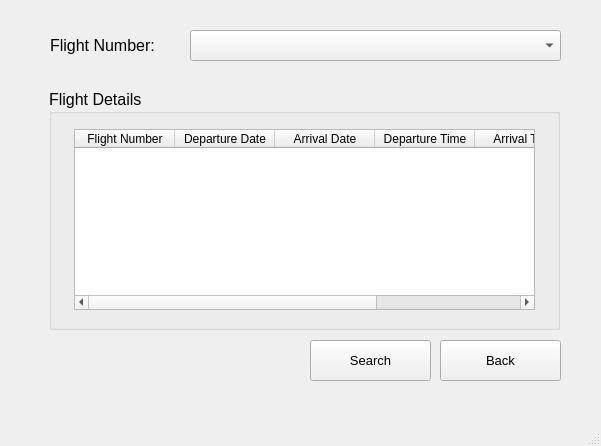
<?xml version="1.0" encoding="UTF-8"?>
<ui version="4.0">
 <class>MainWindow</class>
 <widget class="QMainWindow" name="MainWindow">
  <property name="geometry">
   <rect>
    <x>0</x>
    <y>0</y>
    <width>601</width>
    <height>446</height>
   </rect>
  </property>
  <property name="windowTitle">
   <string>MainWindow</string>
  </property>
  <widget class="QWidget" name="centralwidget">
   <widget class="QGroupBox" name="groupBox">
    <property name="geometry">
     <rect>
      <x>49</x>
      <y>89</y>
      <width>511</width>
      <height>241</height>
     </rect>
    </property>
    <property name="font">
     <font>
      <pointsize>12</pointsize>
     </font>
    </property>
    <property name="title">
     <string>Flight Details</string>
    </property>
    <widget class="QTableWidget" name="flightDetailTable">
     <property name="geometry">
      <rect>
       <x>25</x>
       <y>40</y>
       <width>461</width>
       <height>181</height>
      </rect>
     </property>
     <property name="font">
      <font>
       <pointsize>9</pointsize>
      </font>
     </property>
     <property name="dragEnabled">
      <bool>false</bool>
     </property>
     <column>
      <property name="text">
       <string>Flight Number</string>
      </property>
     </column>
     <column>
      <property name="text">
       <string>Departure Date</string>
      </property>
     </column>
     <column>
      <property name="text">
       <string>Arrival Date</string>
      </property>
     </column>
     <column>
      <property name="text">
       <string>Departure Time</string>
      </property>
     </column>
     <column>
      <property name="text">
       <string>Arrival Time</string>
      </property>
     </column>
     <column>
      <property name="text">
       <string>Status</string>
      </property>
     </column>
    </widget>
   </widget>
   <widget class="QPushButton" name="trackBack">
    <property name="geometry">
     <rect>
      <x>440</x>
      <y>340</y>
      <width>121</width>
      <height>41</height>
     </rect>
    </property>
    <property name="font">
     <font>
      <pointsize>10</pointsize>
     </font>
    </property>
    <property name="text">
     <string>Back</string>
    </property>
   </widget>
   <widget class="QComboBox" name="flightSearchCombo">
    <property name="geometry">
     <rect>
      <x>190</x>
      <y>30</y>
      <width>371</width>
      <height>31</height>
     </rect>
    </property>
   </widget>
   <widget class="QLabel" name="label">
    <property name="geometry">
     <rect>
      <x>50</x>
      <y>20</y>
      <width>161</width>
      <height>51</height>
     </rect>
    </property>
    <property name="font">
     <font>
      <pointsize>12</pointsize>
     </font>
    </property>
    <property name="text">
     <string>Flight Number:</string>
    </property>
   </widget>
   <widget class="QPushButton" name="trackSearch">
    <property name="geometry">
     <rect>
      <x>310</x>
      <y>340</y>
      <width>121</width>
      <height>41</height>
     </rect>
    </property>
    <property name="font">
     <font>
      <pointsize>10</pointsize>
     </font>
    </property>
    <property name="text">
     <string>Search</string>
    </property>
   </widget>
  </widget>
  <widget class="QMenuBar" name="menubar">
   <property name="geometry">
    <rect>
     <x>0</x>
     <y>0</y>
     <width>601</width>
     <height>26</height>
    </rect>
   </property>
  </widget>
  <widget class="QStatusBar" name="statusbar"/>
 </widget>
 <resources/>
 <connections/>
</ui>
